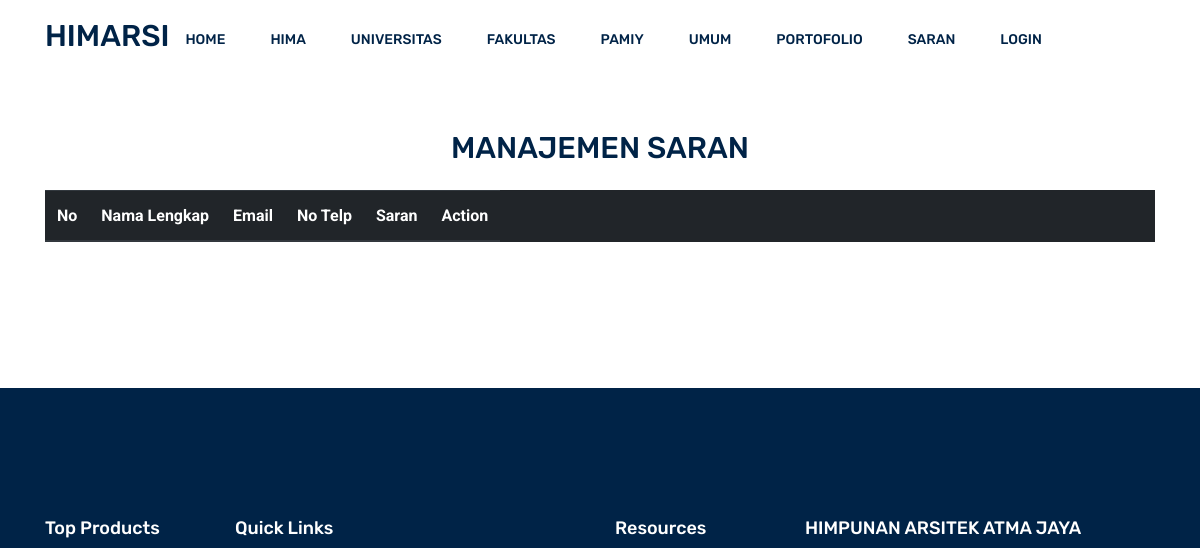
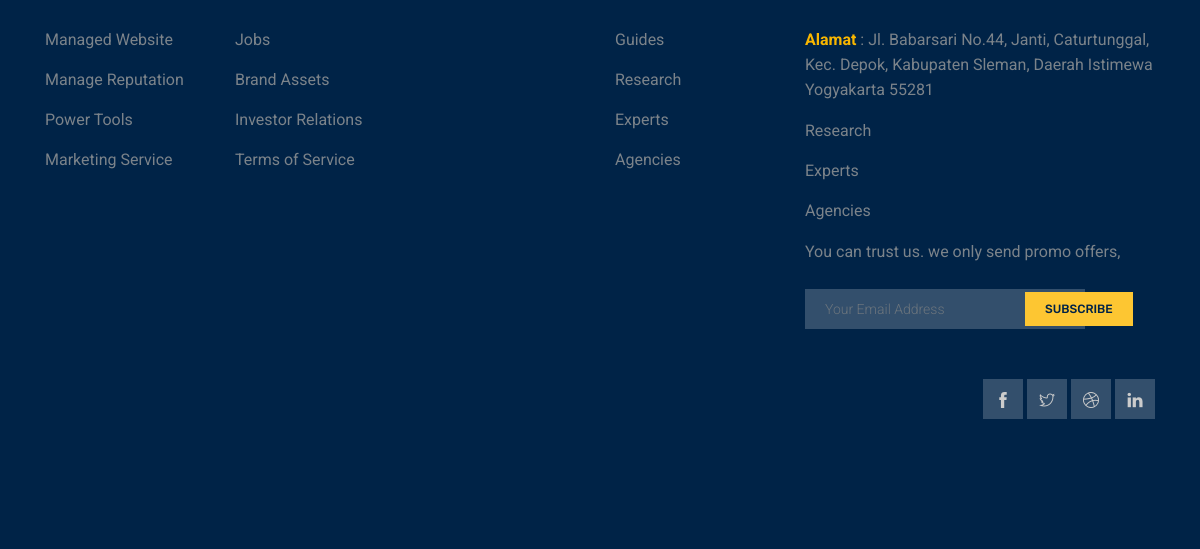
Page /index.php/saran/manajemen_saran on the earlier database version (2 pictures, top to bottom).
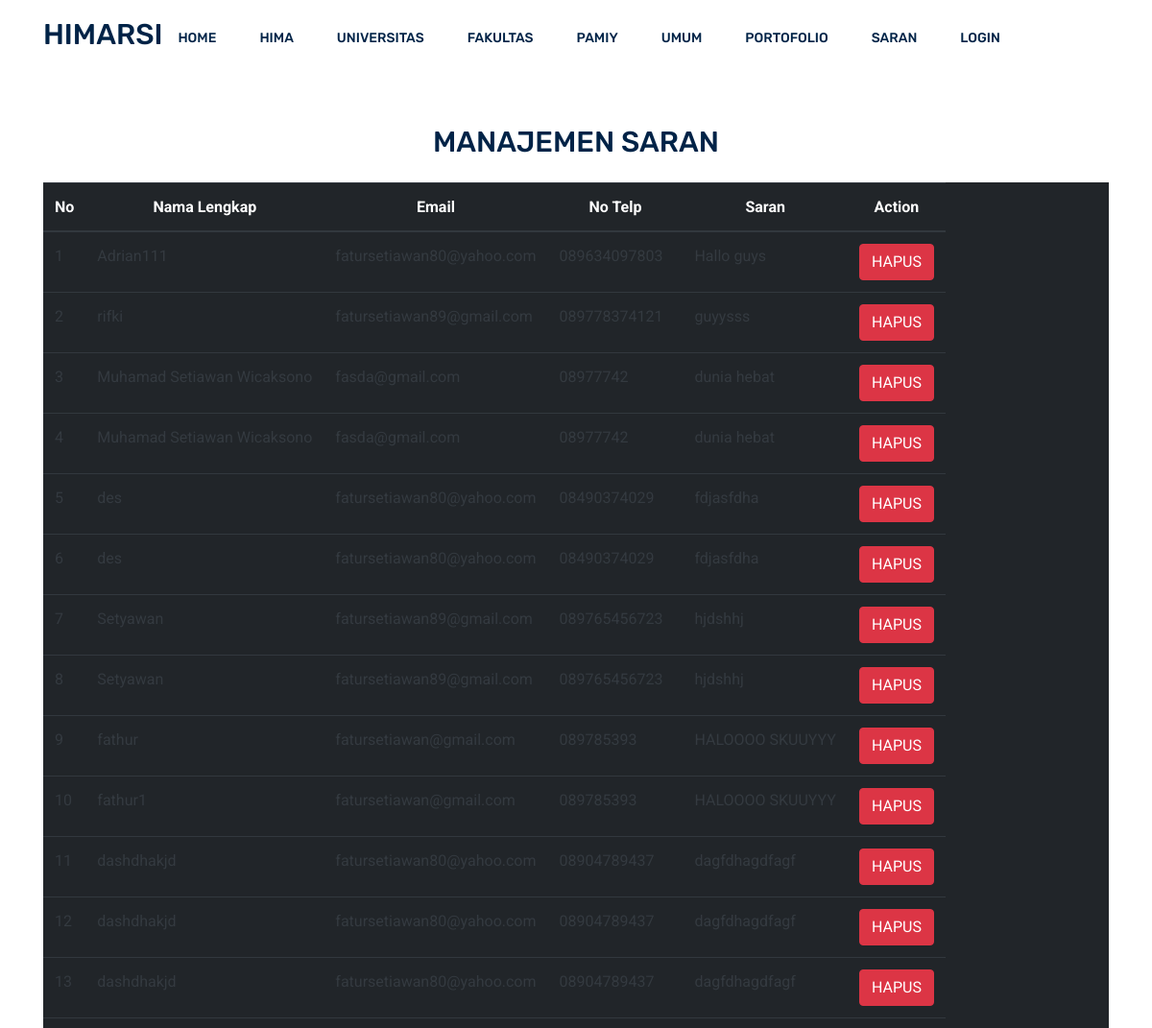
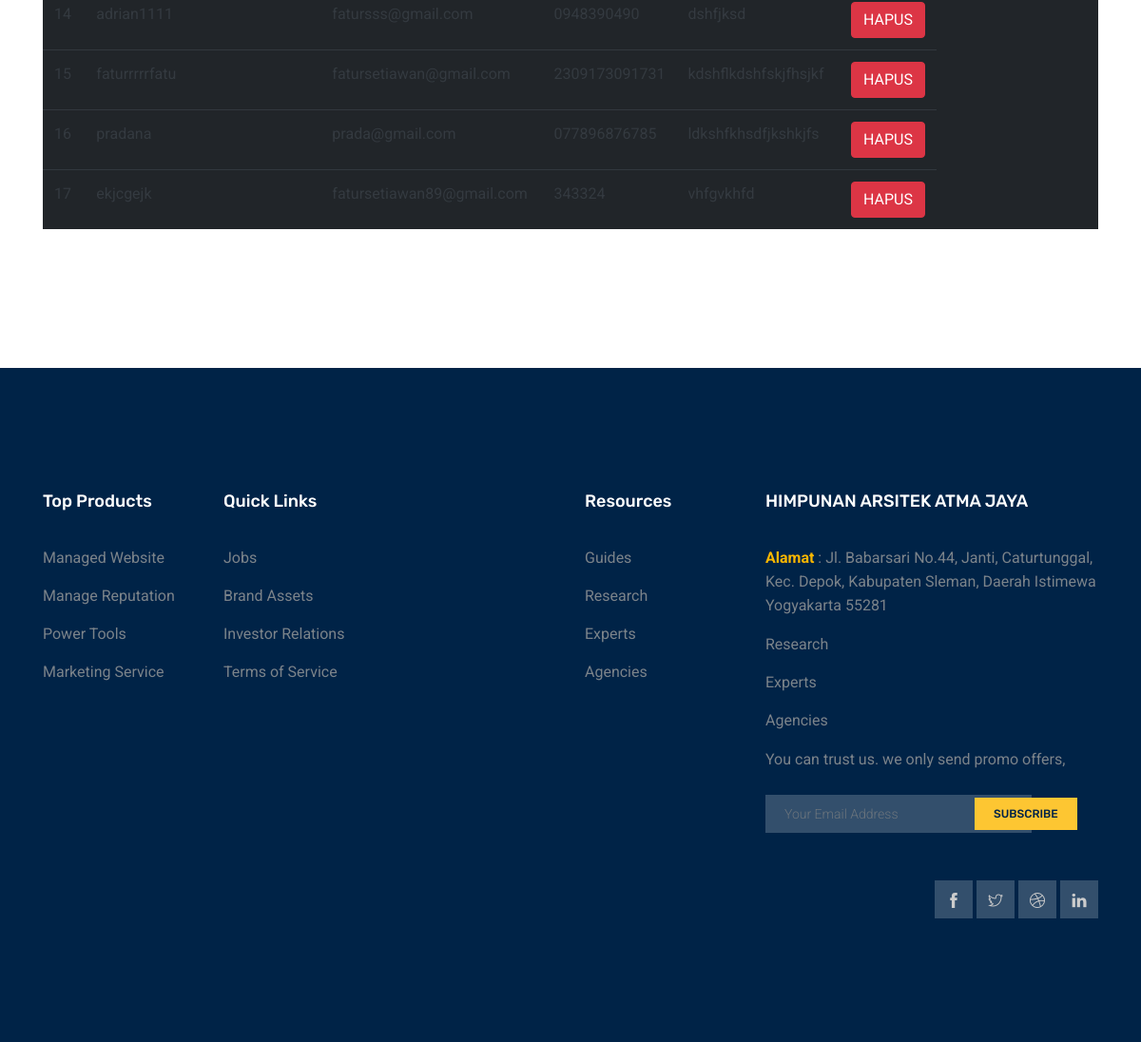
Same page on the later database version (2 pictures, top to bottom).
### tables this page shows
CREATE TABLE `saran` (
  `id_saran` int(11) NOT NULL,
  `email` varchar(64) NOT NULL,
  `nama_lengkap` varchar(64) NOT NULL,
  `no_telp` varchar(16) NOT NULL,
  `isi_saran` text NOT NULL
);

### application/views/template/vtemplate.php (called while the page is built)
<?php
    if(isset($header))
    {
        $this->load->view($header);
    }
    ?>
<?php
    if(isset($css))
    {
        $this->load->view($css);
    }
    ?>
<?php
    if(isset($content))
    {
        $this->load->view($content);
    }
    ?>
<?php
    if(isset($footer))
    {
        $this->load->view($footer);
    }
    ?>

### application/controllers/Saran.php (called while the page is built, shortened)
<?php
class Saran extends CI_Controller
{
    public function __construct(){
        $this->load->model('Msaran');
    }
    public function manajemen_saran(){
        $data['header']="template/template_header.php";
        $data['css']="saran/vsaran_css.php";
        $data['content']="saran/manajemen_saran.php";
        $data['js']="saran/vsaran_js.php";
        $data['footer']="template/template_footer.php";
        $data['saran']=$this->Msaran->loadSaran();
        $this->load->view('template/vtemplate',$data);
    }
}
?>

### index.php (called while the page is built, shortened)
<?php
require_once BASEPATH.'core/CodeIgniter.php';

### application/models/Msaran.php (called while the page is built, shortened)
<?php
class Msaran extends CI_Model
{
    public function loadSaran()
    {
        $query=$this->db->select('id_saran,email,nama_lengkap,no_telp,isi_saran')
                    ->from('saran')
                    ->get();
        return $query->result_array();
    }
}
?>

### application/views/saran/manajemen_saran.php (the view, shortened to what this page needs)
<section class="contact_area section_gap">
    <div class="main-title">
        <h2 class="text-center mb-4">MANAJEMEN SARAN</h2></div>
    <div class="container">
        <table id="table_id" class="table table-responsive table-dark ">
            <thead>
                <tr>
                    <th class="text-center" scope="col" >No</th>
                    <th class="text-center" scope="col">Nama Lengkap</th>
                    <th class="text-center" scope="col">Email</th>
                    <th class="text-center" scope="col" >No Telp</th>
                    <th class="text-center" scope="col">Saran</th>
                    <th class="text-center" scope="col">Action</th>
                </tr>
            </thead>
            <tbody>
                <?php $a=1; foreach ($saran as $key ) : ?>
                <tr>
                    <td scope="col" class="text-dark"><?php echo $a?></td>
                    <td scope="col" class="text-dark"><?php echo $key['nama_lengkap']?></td>
                    <td scope="col" class="text-dark"><?php echo $key['email']?></td>
                    <td scope="col" class="text-dark"><?php echo $key['no_telp']?></td>
                    <td scope="col" class="text-dark"><?php echo $key['isi_saran']?></td>
                    <td ><button type="button" id="btnPrahapus" data-id ="<?php echo $key['id_saran']?>" class="btn btn-danger" data-toggle="modal" data-target="#staticBackdrop">HAPUS</button></td>
                </tr>
                <?php $a++;endforeach;?>
            </tbody>
        </table>
    </div>
</section>

### application/views/template/template_header.php (shortened to what this page needs)
<!DOCTYPE html>
<html lang="en">
<head>
    <link rel="stylesheet" href="<?php echo base_url('assets/')?>css/bootstrap.css" />
    <link rel="stylesheet" href="<?php echo base_url('assets/')?>css/flaticon.css" />
    <link rel="stylesheet" href="<?php echo base_url('assets/')?>css/themify-icons.css" />
    <link rel="stylesheet" href="<?php echo base_url('assets/')?>vendors/owl-carousel/owl.carousel.min.css" />
    <link rel="stylesheet" href="<?php echo base_url('assets/')?>vendors/nice-select/css/nice-select.css" />
    <link rel="stylesheet" href="https://cdnjs.cloudflare.com/ajax/libs/font-awesome/5.14.0/css/all.min.css" />
    <link rel="stylesheet" href="<?php echo base_url('assets/')?>css/style.css" />
    <link rel="stylesheet" href="<?php echo base_url('assets/')?>css/login.css" />
</head>
<body>
    <header class="header_area">
    <div class="main_menu">
        <nav class="navbar navbar-expand-lg navbar-light">
          <div class="container">
            <a class="navbar-brand logo_h" href="index.html"
              ><h2>HIMARSI</h2></a>
            <div
              class="collapse navbar-collapse offset"
              id="navbarSupportedContent"
            >
            <ul class="nav navbar-nav menu_nav ml-auto">
        <?php if(isset($page) && $page=="homePage"){?>
              <li class="nav-item active">
            <?php } else {?>
              <li class="nav-item ">
            <?php } ?>
                  <a class="nav-link" href="<?php echo site_url('Home')?>">HOME</a>
                </li>
                <?php if(isset($page) ){
                  if($page=="organisasiHimaPage" || $page=="tentangHimaPage" || $page=="informasiHimasPage"){?>
                    <li class="nav-item active submenu dropdown">
                    <?php } else{ ?>
                      <li class="nav-item submenu dropdown">
                    <?php } }else {?><li class="nav-item submenu dropdown">
                    <?php } ?>
                  <a
                    href="#"
                    class="nav-link dropdown-toggle"
                    data-toggle="dropdown"
                    role="button"
                    aria-haspopup="true"
                    aria-expanded="false"
                    >HIMA</a
                  >
                </li>
                <li class="nav-item submenu dropdown">
                  <a
                    href="#"
                    class="nav-link dropdown-toggle"
                    data-toggle="dropdown"
                    role="button"
                    aria-haspopup="true"
                    aria-expanded="false"
                    >UNIVERSITAS</a
                  >
                </li>
                <li class="nav-item submenu dropdown">
                  <a
                    href="#"
                    class="nav-link dropdown-toggle"
                    data-toggle="dropdown"
                    role="button"
                    aria-haspopup="true"
                    aria-expanded="false"
                    >FAKULTAS</a
                  >
                </li>
                <li class="nav-item submenu dropdown">
                  <a
                    href="#"
                    class="nav-link dropdown-toggle"
                    data-toggle="dropdown"
                    role="button"
                    aria-haspopup="true"
                    aria-expanded="false"
                    >PAMIY</a
                  >
                </li>
                  <?php if(isset($page) && $page=="umumPage"){?>
              <li class="nav-item active">
              <?php } else {?>
              <li class="nav-item ">
              <?php } ?>
                  <a class="nav-link" href="<?php echo site_url('Umum')?>">UMUM</a>
                </li>
            <?php if(isset($page) && $page=="portofolioPage"){?>
              <li class="nav-item active">
              <?php } else {?>
              <li class="nav-item ">
              <?php } ?>
                  <a class="nav-link" href="<?php echo site_url('Portofolio')?>">PORTOFOLIO</a>
                </li>
            <?php if(isset($page) && $page=="saranPage"){?>
              <li class="nav-item active">
              <?php } else {?>
              <li class="nav-item ">
              <?php } ?>
                  <a class="nav-link" href="<?php echo site_url('Saran')?>">SARAN</a>
                </li>
                <li class="nav-item">
                <?php if(empty($id)) { ?>
                  <a class="nav-link" data-toggle="modal" data-target="#myModal" href="#">LOGIN</a>
                <?php } ?>
                </li>
              </ul>
            </div>
          </div>
        </nav>
      </div>
    </header>

### application/views/saran/vsaran_css.php
<link rel="stylesheet" href="<?php echo base_url('assets/css/saran.css')?>">
<link rel="stylesheet" href="https://cdn.datatables.net/1.10.22/css/jquery.dataTables.min.css">

### application/views/template/template_footer.php (shortened to what this page needs)
<footer class="footer-area section_gap">
      <div class="container">
        <div class="row">
          <div class="col-lg-2 col-md-6 single-footer-widget">
            <h4>Top Products</h4>
            <ul>
              <li><a href="#">Managed Website</a></li>
              <li><a href="#">Manage Reputation</a></li>
              <li><a href="#">Power Tools</a></li>
              <li><a href="#">Marketing Service</a></li>
            </ul>
          </div>
          <div class="col-lg-4 col-md-6 single-footer-widget">
            <h4>Quick Links</h4>
            <ul>
              <li><a href="#">Jobs</a></li>
              <li><a href="#">Brand Assets</a></li>
              <li><a href="#">Investor Relations</a></li>
              <li><a href="#">Terms of Service</a></li>
            </ul>
          </div>
          <div class="col-lg-2 col-md-6 single-footer-widget">
            <h4>Resources</h4>
            <ul>
              <li><a href="#">Guides</a></li>
              <li><a href="#">Research</a></li>
              <li><a href="#">Experts</a></li>
              <li><a href="#">Agencies</a></li>
            </ul>
          </div>
          <div class="col-lg-4 col-md-6 single-footer-widget">
            <h4>HIMPUNAN ARSITEK ATMA JAYA</h4>
            <ul>
              <li><a href="https://goo.gl/maps/8yMrp47petHuxA6v6" target="_blank"><p><b>Alamat </b>: Jl. Babarsari No.44, Janti, Caturtunggal, Kec. Depok, Kabupaten Sleman, Daerah Istimewa Yogyakarta 55281</p></a></li>
              <li><a href="#">Research</a></li>
              <li><a href="#">Experts</a></li>
              <li><a href="#">Agencies</a></li>
            </ul>
            <p>You can trust us. we only send promo offers,</p>
            <div class="form-wrap" id="mc_embed_signup">
              <form
                target="_blank"
                action="https://spondonit.us12.list-manage.com/subscribe/post?u=1462626880ade1ac87bd9c93a&amp;id=92a4423d01"
                method="get"
                class="form-inline"
              >
                <input
                  class="form-control"
                  name="EMAIL"
                  placeholder="Your Email Address"
                  onfocus="this.placeholder = ''"
                  onblur="this.placeholder = 'Your Email Address'"
                  required=""
                  type="email"
                />
                <button class="click-btn btn btn-default">
                  <span>subscribe</span>
                </button>
              </form>
            </div>
          </div>
        </div>
        <div class="row footer-bottom d-flex justify-content-between">
          <p class="col-lg-8 col-sm-12 footer-text m-0 text-white">
          </p>
          <div class="col-lg-4 col-sm-12 footer-social">
            <a href="#"><i class="ti-facebook"></i></a>
            <a href="#"><i class="ti-twitter"></i></a>
            <a href="#"><i class="ti-dribbble"></i></a>
            <a href="#"><i class="ti-linkedin"></i></a>
          </div>
        </div>
      </div>
    </footer>
  </body>
</html>

### assets/css/login.css (style rules this page uses)
body, html { margin: 0; padding: 0; height: 100%; background: #f3f5f700 !important; }

Differences in the rows shown:
added saran: nama_lengkap "Adrian111", email "fatursetiawan80@yahoo.com", no_telp "089634097803", isi_saran "Hallo guys"
added saran: nama_lengkap "rifki", email "fatursetiawan89@gmail.com", no_telp "089778374121", isi_saran "guyysss"
added saran: nama_lengkap "Muhamad Setiawan Wicaksono", email "fasda@gmail.com", no_telp "08977742", isi_saran "dunia hebat"
added saran: nama_lengkap "Muhamad Setiawan Wicaksono", email "fasda@gmail.com", no_telp "08977742", isi_saran "dunia hebat"
added saran: nama_lengkap "des", email "fatursetiawan80@yahoo.com", no_telp "08490374029", isi_saran "fdjasfdha"
added saran: nama_lengkap "des", email "fatursetiawan80@yahoo.com", no_telp "08490374029", isi_saran "fdjasfdha"
added saran: nama_lengkap "Setyawan", email "fatursetiawan89@gmail.com", no_telp "089765456723", isi_saran "hjdshhj"
added saran: nama_lengkap "Setyawan", email "fatursetiawan89@gmail.com", no_telp "089765456723", isi_saran "hjdshhj"
added saran: nama_lengkap "fathur", email "fatursetiawan@gmail.com", no_telp "089785393", isi_saran "HALOOOO SKUUYYY"
added saran: nama_lengkap "fathur1", email "fatursetiawan@gmail.com", no_telp "089785393", isi_saran "HALOOOO SKUUYYY"
added saran: nama_lengkap "dashdhakjd", email "fatursetiawan80@yahoo.com", no_telp "08904789437", isi_saran "dagfdhagdfagf"
added saran: nama_lengkap "dashdhakjd", email "fatursetiawan80@yahoo.com", no_telp "08904789437", isi_saran "dagfdhagdfagf"
added saran: nama_lengkap "dashdhakjd", email "fatursetiawan80@yahoo.com", no_telp "08904789437", isi_saran "dagfdhagdfagf"
added saran: nama_lengkap "adrian1111", email "fatursss@gmail.com", no_telp "0948390490", isi_saran "dshfjksd"
added saran: nama_lengkap "faturrrrrfatu", email "fatursetiawan@gmail.com", no_telp "2309173091731", isi_saran "kdshflkdshfskjfhsjkf"
added saran: nama_lengkap "pradana", email "prada@gmail.com", no_telp "077896876785", isi_saran "ldkshfkhsdfjkshkjfs"
added saran: nama_lengkap "ekjcgejk", email "fatursetiawan89@gmail.com", no_telp "343324", isi_saran "vhfgvkhfd"
